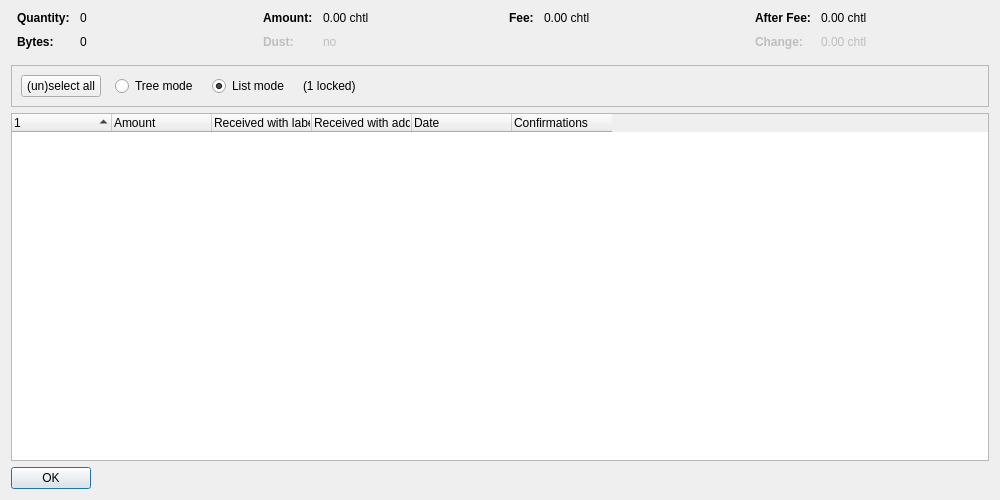
<?xml version="1.0" encoding="UTF-8"?>
<ui version="4.0">
 <class>CoinControlDialog</class>
 <widget class="QDialog" name="CoinControlDialog">
  <property name="geometry">
   <rect>
    <x>0</x>
    <y>0</y>
    <width>1000</width>
    <height>500</height>
   </rect>
  </property>
  <property name="windowTitle">
   <string>Coin Selection</string>
  </property>
  <layout class="QVBoxLayout" name="verticalLayout">
   <item>
    <layout class="QHBoxLayout" name="horizontalLayoutTop" stretch="0,0,0,0">
     <property name="topMargin">
      <number>0</number>
     </property>
     <property name="bottomMargin">
      <number>10</number>
     </property>
     <item>
      <layout class="QFormLayout" name="formLayoutCoinControl1">
       <property name="horizontalSpacing">
        <number>10</number>
       </property>
       <property name="verticalSpacing">
        <number>10</number>
       </property>
       <property name="leftMargin">
        <number>6</number>
       </property>
       <property name="rightMargin">
        <number>6</number>
       </property>
       <item row="0" column="0">
        <widget class="QLabel" name="labelCoinControlQuantityText">
         <property name="font">
          <font>
           <weight>75</weight>
           <bold>true</bold>
          </font>
         </property>
         <property name="text">
          <string>Quantity:</string>
         </property>
        </widget>
       </item>
       <item row="0" column="1">
        <widget class="QLabel" name="labelCoinControlQuantity">
         <property name="cursor">
          <cursorShape>IBeamCursor</cursorShape>
         </property>
         <property name="contextMenuPolicy">
          <enum>Qt::ActionsContextMenu</enum>
         </property>
         <property name="text">
          <string notr="true">0</string>
         </property>
         <property name="textInteractionFlags">
          <set>Qt::LinksAccessibleByMouse|Qt::TextSelectableByKeyboard|Qt::TextSelectableByMouse</set>
         </property>
        </widget>
       </item>
       <item row="1" column="0">
        <widget class="QLabel" name="labelCoinControlBytesText">
         <property name="font">
          <font>
           <weight>75</weight>
           <bold>true</bold>
          </font>
         </property>
         <property name="text">
          <string>Bytes:</string>
         </property>
        </widget>
       </item>
       <item row="1" column="1">
        <widget class="QLabel" name="labelCoinControlBytes">
         <property name="cursor">
          <cursorShape>IBeamCursor</cursorShape>
         </property>
         <property name="contextMenuPolicy">
          <enum>Qt::ActionsContextMenu</enum>
         </property>
         <property name="text">
          <string notr="true">0</string>
         </property>
         <property name="textInteractionFlags">
          <set>Qt::LinksAccessibleByMouse|Qt::TextSelectableByKeyboard|Qt::TextSelectableByMouse</set>
         </property>
        </widget>
       </item>
      </layout>
     </item>
     <item>
      <layout class="QFormLayout" name="formLayoutCoinControl2">
       <property name="horizontalSpacing">
        <number>10</number>
       </property>
       <property name="verticalSpacing">
        <number>10</number>
       </property>
       <property name="leftMargin">
        <number>6</number>
       </property>
       <property name="rightMargin">
        <number>6</number>
       </property>
       <item row="0" column="0">
        <widget class="QLabel" name="labelCoinControlAmountText">
         <property name="font">
          <font>
           <weight>75</weight>
           <bold>true</bold>
          </font>
         </property>
         <property name="text">
          <string>Amount:</string>
         </property>
        </widget>
       </item>
       <item row="0" column="1">
        <widget class="QLabel" name="labelCoinControlAmount">
         <property name="cursor">
          <cursorShape>IBeamCursor</cursorShape>
         </property>
         <property name="contextMenuPolicy">
          <enum>Qt::ActionsContextMenu</enum>
         </property>
         <property name="text">
          <string notr="true">0.00 chtl</string>
         </property>
         <property name="textInteractionFlags">
          <set>Qt::LinksAccessibleByMouse|Qt::TextSelectableByKeyboard|Qt::TextSelectableByMouse</set>
         </property>
        </widget>
       </item>
       <item row="1" column="0">
        <widget class="QLabel" name="labelCoinControlLowOutputText">
         <property name="enabled">
          <bool>false</bool>
         </property>
         <property name="font">
          <font>
           <weight>75</weight>
           <bold>true</bold>
          </font>
         </property>
         <property name="text">
          <string>Dust:</string>
         </property>
        </widget>
       </item>
       <item row="1" column="1">
        <widget class="QLabel" name="labelCoinControlLowOutput">
         <property name="enabled">
          <bool>false</bool>
         </property>
         <property name="cursor">
          <cursorShape>IBeamCursor</cursorShape>
         </property>
         <property name="contextMenuPolicy">
          <enum>Qt::ActionsContextMenu</enum>
         </property>
         <property name="text">
          <string notr="true">no</string>
         </property>
         <property name="textInteractionFlags">
          <set>Qt::LinksAccessibleByMouse|Qt::TextSelectableByKeyboard|Qt::TextSelectableByMouse</set>
         </property>
        </widget>
       </item>
      </layout>
     </item>
     <item>
      <layout class="QFormLayout" name="formLayoutCoinControl3">
       <property name="horizontalSpacing">
        <number>10</number>
       </property>
       <property name="verticalSpacing">
        <number>10</number>
       </property>
       <property name="leftMargin">
        <number>6</number>
       </property>
       <property name="rightMargin">
        <number>6</number>
       </property>
       <item row="0" column="0">
        <widget class="QLabel" name="labelCoinControlFeeText">
         <property name="font">
          <font>
           <weight>75</weight>
           <bold>true</bold>
          </font>
         </property>
         <property name="text">
          <string>Fee:</string>
         </property>
        </widget>
       </item>
       <item row="0" column="1">
        <widget class="QLabel" name="labelCoinControlFee">
         <property name="cursor">
          <cursorShape>IBeamCursor</cursorShape>
         </property>
         <property name="contextMenuPolicy">
          <enum>Qt::ActionsContextMenu</enum>
         </property>
         <property name="text">
          <string notr="true">0.00 chtl</string>
         </property>
         <property name="textInteractionFlags">
          <set>Qt::LinksAccessibleByMouse|Qt::TextSelectableByKeyboard|Qt::TextSelectableByMouse</set>
         </property>
        </widget>
       </item>
      </layout>
     </item>
     <item>
      <layout class="QFormLayout" name="formLayoutCoinControl4">
       <property name="horizontalSpacing">
        <number>10</number>
       </property>
       <property name="verticalSpacing">
        <number>10</number>
       </property>
       <property name="leftMargin">
        <number>6</number>
       </property>
       <property name="rightMargin">
        <number>6</number>
       </property>
       <item row="0" column="0">
        <widget class="QLabel" name="labelCoinControlAfterFeeText">
         <property name="font">
          <font>
           <weight>75</weight>
           <bold>true</bold>
          </font>
         </property>
         <property name="text">
          <string>After Fee:</string>
         </property>
        </widget>
       </item>
       <item row="0" column="1">
        <widget class="QLabel" name="labelCoinControlAfterFee">
         <property name="cursor">
          <cursorShape>IBeamCursor</cursorShape>
         </property>
         <property name="contextMenuPolicy">
          <enum>Qt::ActionsContextMenu</enum>
         </property>
         <property name="text">
          <string notr="true">0.00 chtl</string>
         </property>
         <property name="textInteractionFlags">
          <set>Qt::LinksAccessibleByMouse|Qt::TextSelectableByKeyboard|Qt::TextSelectableByMouse</set>
         </property>
        </widget>
       </item>
       <item row="1" column="0">
        <widget class="QLabel" name="labelCoinControlChangeText">
         <property name="enabled">
          <bool>false</bool>
         </property>
         <property name="font">
          <font>
           <weight>75</weight>
           <bold>true</bold>
          </font>
         </property>
         <property name="text">
          <string>Change:</string>
         </property>
        </widget>
       </item>
       <item row="1" column="1">
        <widget class="QLabel" name="labelCoinControlChange">
         <property name="enabled">
          <bool>false</bool>
         </property>
         <property name="cursor">
          <cursorShape>IBeamCursor</cursorShape>
         </property>
         <property name="contextMenuPolicy">
          <enum>Qt::ActionsContextMenu</enum>
         </property>
         <property name="text">
          <string notr="true">0.00 chtl</string>
         </property>
         <property name="textInteractionFlags">
          <set>Qt::LinksAccessibleByMouse|Qt::TextSelectableByKeyboard|Qt::TextSelectableByMouse</set>
         </property>
        </widget>
       </item>
      </layout>
     </item>
    </layout>
   </item>
   <item>
    <widget class="QFrame" name="frame">
     <property name="minimumSize">
      <size>
       <width>0</width>
       <height>40</height>
      </size>
     </property>
     <property name="frameShape">
      <enum>QFrame::StyledPanel</enum>
     </property>
     <property name="frameShadow">
      <enum>QFrame::Sunken</enum>
     </property>
     <layout class="QHBoxLayout" name="horizontalLayout">
      <item>
       <layout class="QHBoxLayout" name="horizontalLayoutPanel" stretch="0,0,0,0,0">
        <property name="spacing">
         <number>14</number>
        </property>
        <item>
         <widget class="QPushButton" name="pushButtonSelectAll">
          <property name="sizePolicy">
           <sizepolicy hsizetype="Maximum" vsizetype="Fixed">
            <horstretch>0</horstretch>
            <verstretch>0</verstretch>
           </sizepolicy>
          </property>
          <property name="text">
           <string>(un)select all</string>
          </property>
          <property name="autoDefault">
           <bool>false</bool>
          </property>
         </widget>
        </item>
        <item>
         <widget class="QRadioButton" name="radioTreeMode">
          <property name="sizePolicy">
           <sizepolicy hsizetype="Maximum" vsizetype="Fixed">
            <horstretch>0</horstretch>
            <verstretch>0</verstretch>
           </sizepolicy>
          </property>
          <property name="text">
           <string>Tree mode</string>
          </property>
         </widget>
        </item>
        <item>
         <widget class="QRadioButton" name="radioListMode">
          <property name="sizePolicy">
           <sizepolicy hsizetype="Maximum" vsizetype="Fixed">
            <horstretch>0</horstretch>
            <verstretch>0</verstretch>
           </sizepolicy>
          </property>
          <property name="text">
           <string>List mode</string>
          </property>
          <property name="checked">
           <bool>true</bool>
          </property>
         </widget>
        </item>
        <item>
         <widget class="QLabel" name="labelLocked">
          <property name="text">
           <string notr="true">(1 locked)</string>
          </property>
         </widget>
        </item>
        <item>
         <spacer name="horizontalSpacer">
          <property name="orientation">
           <enum>Qt::Horizontal</enum>
          </property>
          <property name="sizeHint" stdset="0">
           <size>
            <width>40</width>
            <height>20</height>
           </size>
          </property>
         </spacer>
        </item>
       </layout>
      </item>
     </layout>
    </widget>
   </item>
   <item>
    <widget class="CoinControlTreeWidget" name="treeWidget">
     <property name="contextMenuPolicy">
      <enum>Qt::CustomContextMenu</enum>
     </property>
     <property name="sortingEnabled">
      <bool>false</bool>
     </property>
     <property name="columnCount">
      <number>6</number>
     </property>
     <attribute name="headerShowSortIndicator" stdset="0">
      <bool>true</bool>
     </attribute>
     <attribute name="headerStretchLastSection">
      <bool>false</bool>
     </attribute>
     <column>
      <property name="text">
       <string/>
      </property>
     </column>
     <column>
      <property name="text">
       <string>Amount</string>
      </property>
     </column>
     <column>
      <property name="text">
       <string>Received with label</string>
      </property>
     </column>
     <column>
      <property name="text">
       <string>Received with address</string>
      </property>
     </column>
     <column>
      <property name="text">
       <string>Date</string>
      </property>
     </column>
     <column>
      <property name="text">
       <string>Confirmations</string>
      </property>
      <property name="toolTip">
       <string>Confirmed</string>
      </property>
     </column>
     <column>
      <property name="text">
       <string/>
      </property>
     </column>
     <column>
      <property name="text">
       <string/>
      </property>
     </column>
     <column>
      <property name="text">
       <string/>
      </property>
     </column>
     <column>
      <property name="text">
       <string/>
      </property>
     </column>
    </widget>
   </item>
   <item>
    <widget class="QDialogButtonBox" name="buttonBox">
     <property name="sizePolicy">
      <sizepolicy hsizetype="Maximum" vsizetype="Fixed">
       <horstretch>0</horstretch>
       <verstretch>0</verstretch>
      </sizepolicy>
     </property>
     <property name="orientation">
      <enum>Qt::Horizontal</enum>
     </property>
     <property name="standardButtons">
      <set>QDialogButtonBox::Ok</set>
     </property>
    </widget>
   </item>
  </layout>
 </widget>
 <customwidgets>
  <customwidget>
   <class>CoinControlTreeWidget</class>
   <extends>QTreeWidget</extends>
   <header>qt/coincontroltreewidget.h</header>
  </customwidget>
 </customwidgets>
 <resources/>
 <connections/>
</ui>
